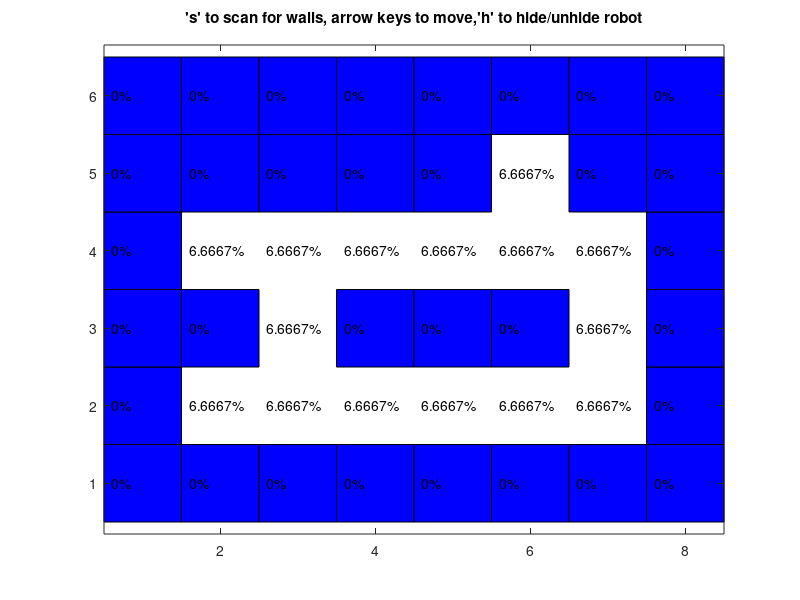

Source code (MATLAB):
function SimpleRobotWithBayesRule()
% Demonstrates using Bayes Filter to localize a robot using a motion model
% and a noisy wall sensor.  The environment is simple: a unit-size robot in
% a grid world composed of obstacles or free spaces.  The robot has five
% actions: {left,up,right,down,scan} for moving in the cardinal directions
% or scanning the environment.
% 
% The robot is low quality and so moves probabilistically, as described in
% the function moveRobot()
% 
% Similarly, the scanner is low quality.  The 'scanner' approximates 4
% capacitive sensors that detect (with some probability of error) if a wall
% adjacent to the current cell.  This is described in the function
% applyScan().
% 
% The robot is moved by using the arrow keys.  The screen displays the
% probability mass function, the obstacles, and you can hide/unhide the
% robot by pressing the 'h' key.
% 
% Based on algorithm "Algorithm Bayes_filter"  on page 27 of book
% "Probabilistic Robotics", http://www.probabilistic-robotics.org
%
% Date 1/14/2015 Author: Aaron Becker, abecker5@uh.edu, for ECE 7334.
format compact

%initialize world (obstacles are 1, freespace is 0)
obstacleMap =flipud(...
    [1, 1, 1, 1, 1, 1, 1, 1;
    1, 1, 1, 1, 1, 0, 1, 1;
    1, 0, 0, 0, 0, 0, 0, 1;
    1, 1, 0, 1, 1, 1, 0, 1;
    1, 0, 0, 0, 0, 0, 0, 1;
    1, 1, 1, 1, 1, 1, 1, 1;]);

belief = zeros(size(obstacleMap)); % the belief is the probability that the robot is at any given location

[freespacey,freespacex] = find(obstacleMap == 0);
numFreeSpaces = numel(freespacey);
%initialize probabilities
probs = ones(numFreeSpaces,1)/numFreeSpaces; %uniformly distributed
for i1 = 1:numFreeSpaces
    belief(freespacey(i1),freespacex(i1)) = probs(i1);
end

%initialize motion model accuracy.  The robot actuators are inaccurate
probStraight = 0.6;
profOffby90Deg = 0.1;

% initialize scanner accuracy. The scanners are imperfect
%                 wall      no wall
%   detectwall     0.8        0.4
%  ~detectwall     0.2        0.6
sTruePositive = 0.8; % probability scanner detects wall if there is a wall
sTrueNegative = 0.6;  % probability scanner detects no wall if no wall

%initialize robot
robotInd = ceil(rand*numFreeSpaces); %robot position drawn from a uniform distribution
posRobot = [freespacex(robotInd),freespacey(robotInd)];
posRobot = [3,2];
bShowRobot = 'off'; %should we show robot on screen? Set to 'off' or 'on'.

%draw world & robot
[hWorldFig,hProb] = drawWorld();
[hRobotPos,hRobotOrient] = drawRobot();
titleString = {'''s'' to scan for walls, arrow keys to move,''h'' to hide/unhide robot'; ''};
title(titleString);
axis equal
axis tight
set(figure(1) ,'KeyPressFcn',@keyhandler,'Name','Bayesian Update');

%Drawing functions
    function [hWorldFig,hProb] = drawWorld()
        figure(1)
        colormap(gray)
        hWorldFig = imagesc(belief);
        set(gca,'YDir','normal');
        [obsy,obsx] = find(obstacleMap == 1);
        for i = 1:numel(obsy)
            rectangle('Position',[obsx(i)-.5,obsy(i)-.5,1,1],'FaceColor','b')
        end
        hProb = zeros(size(belief));
        
        for y = 1:size(belief,1)
            for x = 1:size(belief,2)
                hProb(y,x)=text(x-.4,y,[num2str(100*belief(y,x)),'%']);
            end
        end
        
    end

    function [hRobotPos,hRobotOrient] = drawRobot()
        hRobotPos = rectangle('Position',[posRobot(1)-.5,posRobot(2)-.5,1,1],'Curvature',[1,1],...
            'EdgeColor','r', 'LineWidth',3,'Visible',bShowRobot);
        hRobotOrient = line(posRobot(1)+[0,0.6],posRobot(2)+[0,0],'color','r', 'LineWidth',3,'Visible',bShowRobot);
    end

% redrawing functions
    function redrawRobot()
        set(hRobotPos,'Position',[posRobot(1)-.5,posRobot(2)-.5,1,1],'Visible',bShowRobot);
        set(hRobotOrient,'XData',posRobot(1)+[0,0.6],'YData',posRobot(2)+[0,0],'Visible',bShowRobot);
    end
    function redrawWorld()
        set(hWorldFig,'CData',belief);
        for y = 1:size(belief,1)
            for x = 1:size(belief,2)
                set(hProb(y,x),'String',[num2str(100*belief(y,x),'%2.2f\n'),'%']);
            end
        end
        %display(['Total probability = ',num2str(sum(sum(belief)))])
    end

    function keyhandler(src,evnt) %#ok<INUSL>
        if strcmp(evnt.Key,'s')
            scan = MeasureScan(posRobot, obstacleMap);
            % the measurement update, line 4 "Algorithm Bayes_filter" of Table
            % 2.1 on page 27 of Probabilistic Robotics.
            for i2 = 1:numFreeSpaces %for each freespace
                oldProb = belief(freespacey(i2),freespacex(i2));
                newProb = BayesianUpdateScan(oldProb, scan, [freespacex(i2),freespacey(i2)]);
                belief(freespacey(i2),freespacex(i2)) = newProb;
            end
            %The resulting belief is usually not a probability
            %distribution (doesn't sum to one) and needs to be nomalized.
            normalizer = 1/sum(sum(belief));
            belief = belief*normalizer;
            titleString{2} = [titleString{2}, 's,'];
        elseif strcmp(evnt.Key,'h')
            if strcmp(bShowRobot,'off')
                bShowRobot = 'on';
            else
                bShowRobot = 'off';
            end
            redrawRobot();
        else
            move = [0,0];
            if strcmp(evnt.Key,'leftarrow')
                move =-[1,0];
                titleString{2} = [titleString{2}, '<,'];
            elseif strcmp(evnt.Key,'rightarrow')
                move = [1,0];
                titleString{2} = [titleString{2}, '>,'];
            elseif strcmp(evnt.Key,'uparrow')
                move = [0,1];
                titleString{2} = [titleString{2}, '\^,'];
            elseif strcmp(evnt.Key,'downarrow')
                move =-[0,1];
                titleString{2} = [titleString{2}, 'v,'];
            end
            if sum(move ~=0)
                % move the robot
                posRobot = moveRobot(posRobot, move, obstacleMap);
                redrawRobot();
                % the movement update (or 'prediction'), line 3 "Algorithm Bayes_filter" Table
                % 2.1 on page 27 of Probabilistic Robotics.
                %for each freespace
                newBelief = zeros(size(belief));
                for i2 = 1:numFreeSpaces
                    %update probabilities at positions around freespacex(i2),freespacey(i2)
                    curPos = [freespacex(i2),freespacey(i2)];
                    px = belief(curPos(2),curPos(1));
                    pMoveS = 0; pMoveR = 0; pMoveL = 0;
                    posS = curPos+move;
                    if( obstacleMap(posS(2), posS(1)) == 0)
                        pMoveS = probStraight;
                        newBelief(posS(2),posS(1)) = newBelief(posS(2),posS(1)) + pMoveS*px;
                    end
                    posR = curPos+[-move(2),move(1)];
                    if( obstacleMap(posR(2), posR(1)) == 0)
                        pMoveR = profOffby90Deg;
                        newBelief(posR(2),posR(1)) = newBelief(posR(2),posR(1)) + pMoveR*px;
                    end
                    posL = curPos+[move(2),-move(1)];
                    if( obstacleMap(posL(2), posL(1)) == 0)
                        pMoveL = profOffby90Deg;
                        newBelief(posL(2),posL(1)) = newBelief(posL(2),posL(1)) + pMoveL*px;
                    end
                    pNoMove = 1-(pMoveS+pMoveR+pMoveL);
                    newBelief(curPos(2),curPos(1)) = newBelief(curPos(2),curPos(1)) + pNoMove*px;
                end
                % update belief according to move
                belief = newBelief;
            end
        end
        %redrawmap
        redrawWorld();
        title(titleString);
    end

    function newProb = BayesianUpdateScan(oldProb, scan, pos)
        %P(x|s) = P(s|x)P(x);
        %       = P(s_right|x)*P(s_up|x)*P(s_left|x)*P(s_down|x)*P(x)
        newProb = ProbOfScanGivenPosition(scan(1), pos +[1,0] ) *...
            ProbOfScanGivenPosition(scan(2), pos +[0,1] ) * ...
            ProbOfScanGivenPosition(scan(3), pos +[-1,0] ) * ...
            ProbOfScanGivenPosition(scan(4), pos +[0,-1] ) * ...
            oldProb;
    end

    function p = ProbOfScanGivenPosition(scan, pos)
        % returns probability of getting the scan if the cell being scanned
        % is at position pos
        isWall = obstacleMap(pos(2), pos(1));
        if isWall
            if scan
                p = sTruePositive;
            else
                p = 1- sTruePositive;
            end
        else
            if scan
                p = 1-sTrueNegative;
            else
                p = sTrueNegative;
            end
        end
    end

    function scanOut = MeasureScan(pos, obstacleMap)
        %  returns the scan {1 meaning  wall detected, 0 meaning no wall
        %  detected}.  The scans are performed in the following order: facing
        %  {?,?,?,?}.
        scanOut = [
            detectWall(obstacleMap, pos+[1,0]);
            detectWall(obstacleMap, pos+[0,1]);
            detectWall(obstacleMap, pos+[-1,0]);
            detectWall(obstacleMap, pos+[0,-1])
            ];
    end

    function bDetectWall = detectWall(obstacleMap, pos)
        isWall = obstacleMap(pos(2), pos(1));
        
        if isWall
            bDetectWall = (rand() < sTruePositive); % probability of true positive
        else
            bDetectWall = (rand() > sTrueNegative); %probability of true negative
        end
    end

    function posOut = moveRobot(posIn, move, obstacleMap)
        % move is a [x,y] command to add to the [x,y] position.
        %  The robot is low quality and so moves probabilistically. If commanded to
        %  move in some direction it does so with 0.6 probability, stays in place
        %  with 0.2 probability, and moves 90deg to the right of the command with
        %  probability .1 and to the left with prob. 0.1.
        rVal = rand(); %number between 0 and 1
        if rVal< (1-probStraight - 2*profOffby90Deg);
            move = [0,0];
        elseif rVal < (1-probStraight - profOffby90Deg)
            move = [-move(2),move(1)]; %move +90deg of command
        elseif rVal < (1-probStraight)
            move = [move(2),-move(1)]; %move -90deg of command
        end
        
        % collision check
        posOut = posIn + move;
        if( obstacleMap(posOut(2), posOut(1)) ~= 0)
            posOut = posIn; %don't allow collisions.
        end
    end
end